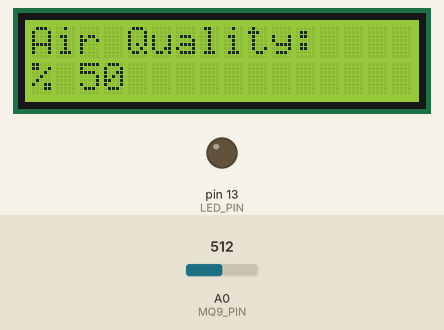
A sketch run on a simulated Arduino Uno, built with avr-gcc and run on an emulated ATmega328P. On the bench: 16×2 character LCD, output pins drawn as LEDs (lit = HIGH). Inputs (shaded band) come from the test bench; at power-on: A0 (MQ9_PIN) = 512. What the sketch prints to the serial monitor is not drawn.

Above: at 3.2 s.
3.3 s: A0 (MQ9_PIN) set to 530
At 4.8 s:
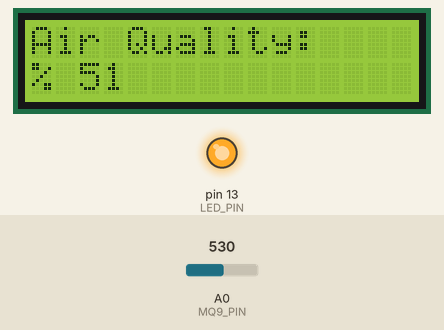
5.1 s: A0 (MQ9_PIN) set to 511
At 6.4 s:
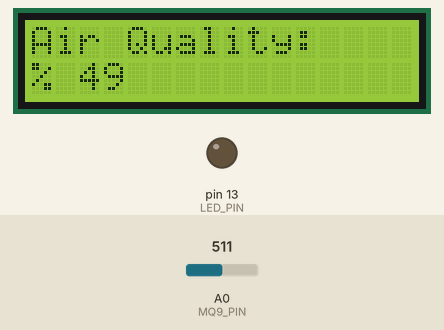
6.7 s: A0 (MQ9_PIN) set to 306
At 7.8 s:
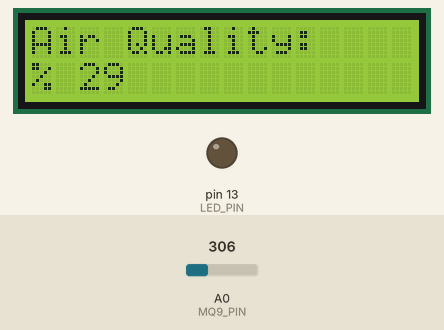
Timing chart, 0 to 9.7 s (numbered marks = the images above; inputs shaded):
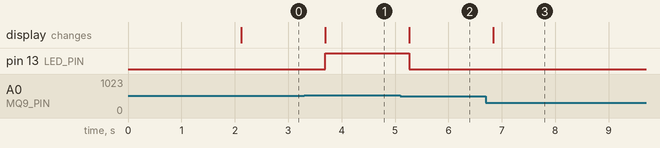

The sketch:

mq9_gas_level_with_16x2_lcd.ino
```cpp
// (licence header left out)
#include <Wire.h>
#include <LiquidCrystal_I2C.h>

const int MQ9_PIN = A0;    // MQ-9 sensor analog pin
const int LED_PIN = 13;    // Warning LED
const int GAS_THRESHOLD = 50;
LiquidCrystal_I2C lcd(0x27, 16, 2);

void setup() {
  Serial.begin(9600);
  pinMode(LED_PIN, OUTPUT);
  lcd.init();
  lcd.backlight();
  lcd.setCursor(0, 0);
  lcd.print("Gas Detection");
  lcd.setCursor(0, 1);
  lcd.print("System Loading...");
  delay(2000);
  lcd.clear();
}

void loop() {
  int sensorValue = analogRead(MQ9_PIN);
  int gasLevel = map(sensorValue, 0, 1023, 0, 100);
  Serial.print("Gas Level: ");
  Serial.print(gasLevel);
  Serial.println("%");
  lcd.setCursor(0, 0);
  lcd.print("Air Quality:    ");
  lcd.setCursor(0, 1);
  lcd.print("% ");
  lcd.print(gasLevel);
  lcd.print("    "); // Clear previous characters

  if (gasLevel > GAS_THRESHOLD) {
    digitalWrite(LED_PIN, HIGH);
  } else {
    digitalWrite(LED_PIN, LOW);
  }

  delay(500);
}
```

Measured:
- the behaviour switches between 521 and 522 on A0 (MQ9_PIN) (found by bisection; images 0 and 1)
- after the input at 3.3 s, pin 13 (LED_PIN): LOW → HIGH after 0.39 s; the display: changes after 0.39 s (image 1)
- after the input at 5.1 s, pin 13 (LED_PIN): HIGH → LOW after 0.17 s; the display: changes after 0.17 s (image 2)
- after the input at 6.7 s, the display: changes after 0.14 s (image 3)
